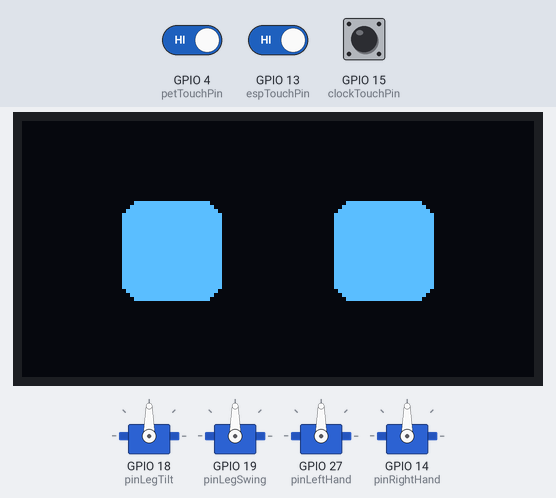
A sketch run on a simulated ESP32. Parts: 128×64 one-colour display, 4 × servo. The inputs (shaded band) are chosen by the test bench; at power-on: GPIO 15 (clockTouchPin) HIGH, GPIO 4 (petTouchPin) HIGH, GPIO 13 (espTouchPin) HIGH. WiFi joins after 1.5 s; servers stay silent unless stated; the local clock reads 2024-03-15 10:24:30 at power-on unless the sketch sets it; what the sketch prints to the serial monitor is not drawn.

Above: at 2.7 s.
2.8 s: GPIO 15 (clockTouchPin) pulled LOW for 0.15 s
At 4.2 s:
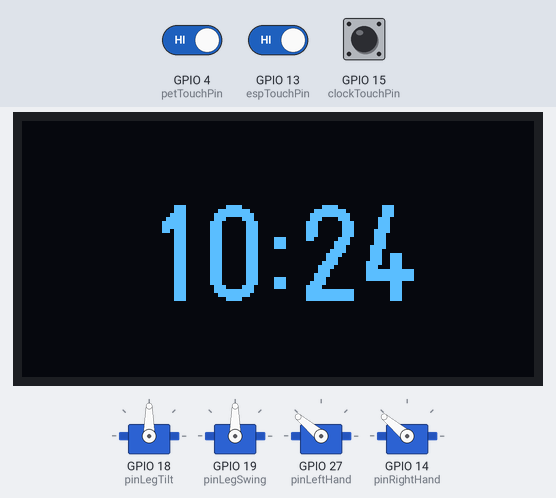
5.9 s: GPIO 4 (petTouchPin) driven LOW and GPIO 13 (espTouchPin) driven LOW
8.9 s: GPIO 4 (petTouchPin) driven HIGH
At 11.0 s:
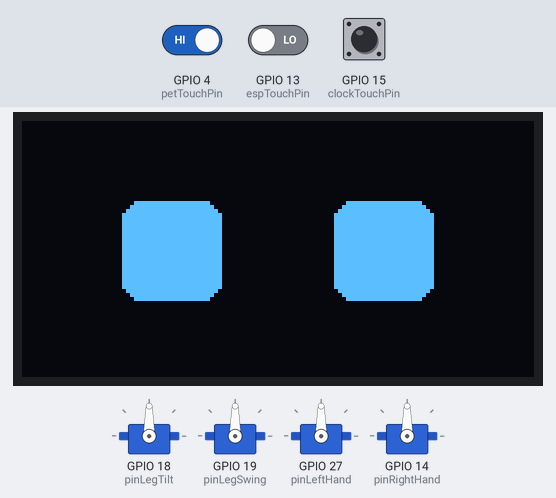
11.3 s: GPIO 4 (petTouchPin) driven LOW
At 11.65 s:
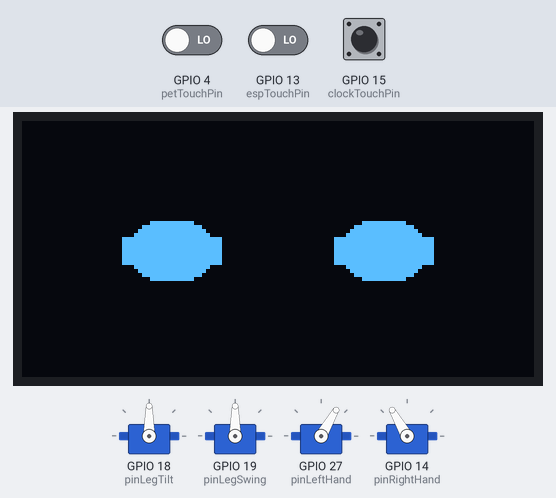
13.4 s: GPIO 15 (clockTouchPin) pulled LOW for 1 s
At 17.0 s:
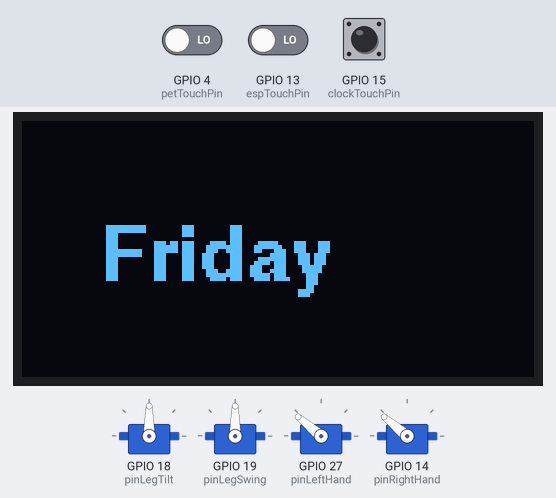
Timing chart, 0 to 18.4 s (numbered marks = the images above; inputs shaded):
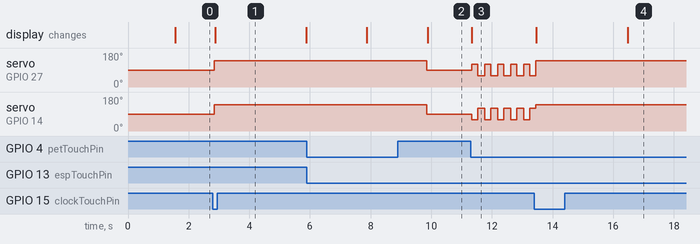

The sketch:

TRANSMITTER.ino
```cpp
#include <Wire.h>
#include <U8g2lib.h>
#include <ESP32Servo.h>
#include <WiFi.h>
#include "time.h"
#include <esp_now.h>
#include <esp_wifi.h>

// -------- WIFI --------
const char* ssid     = "D_Office 2.4GHz";
const char* password = "ducat@2024";
const char* ntpServer = "pool.ntp.org";
const long  gmtOffset_sec = 19800;
const int   daylightOffset_sec = 0;

// -------- OLED --------
U8G2_SH1106_128X64_NONAME_F_HW_I2C u8g2(U8G2_R0, U8X8_PIN_NONE);

// -------- SERVOS --------
Servo legTilt, legSwing, leftHand, rightHand;
const int pinLegTilt = 18, pinLegSwing = 19, pinLeftHand = 27, pinRightHand = 14;

// -------- TOUCH --------
const int petTouchPin = 4;
const int clockTouchPin = 15;
const int espTouchPin = 13;

int threshold = 40;

// -------- ESP-NOW --------
uint8_t receiverMAC[] = {0x24,0x6F,0x28,0xAA,0xBB,0xCC}; // PUT YOUR MAC

typedef struct {
  bool ledState;
} struct_message;

struct_message msg;
bool ledState = false;
bool lastTouchState = false;

// ✅ NEW CALLBACK (FIXED)
void OnDataSent(const wifi_tx_info_t *info, esp_now_send_status_t status) {
  Serial.println(status == ESP_NOW_SEND_SUCCESS ? "ESP SENT" : "ESP FAIL");
}

// -------- SETUP --------
void setup() {
  Serial.begin(115200);
  u8g2.begin();

  WiFi.begin(ssid, password);
  while (WiFi.status() != WL_CONNECTED) delay(300);

  configTime(gmtOffset_sec, daylightOffset_sec, ntpServer);

  // ESP NOW
  WiFi.mode(WIFI_STA);
  esp_now_init();
  esp_now_register_send_cb(OnDataSent);

  esp_now_peer_info_t peerInfo = {};
  memcpy(peerInfo.peer_addr, receiverMAC, 6);
  esp_now_add_peer(&peerInfo);

  // SERVOS
  ESP32PWM::allocateTimer(0);
  ESP32PWM::allocateTimer(1);
  ESP32PWM::allocateTimer(2);
  ESP32PWM::allocateTimer(3);

  legTilt.attach(pinLegTilt);
  legSwing.attach(pinLegSwing);
  leftHand.attach(pinLeftHand);
  rightHand.attach(pinRightHand);

  centerAll();
}

// -------- FUNCTIONS --------
void centerAll() {
  legTilt.write(90);
  legSwing.write(90);
  leftHand.write(90);
  rightHand.write(90);
}

// ✅ FULL TIME + DAY + DATE
void showDateTime() {
  struct tm timeinfo;

  // TIME
  unsigned long t = millis();
  while (millis() - t < 3000) {
    if (!getLocalTime(&timeinfo)) return;

    char timeStr[10];
    strftime(timeStr, 10, "%H:%M", &timeinfo);

    u8g2.clearBuffer();
    u8g2.setFont(u8g2_font_logisoso24_tn);
    u8g2.drawStr(30, 45, timeStr);
    u8g2.sendBuffer();
  }

  // DAY
  t = millis();
  while (millis() - t < 2000) {
    if (!getLocalTime(&timeinfo)) return;

    char dayStr[20];
    strftime(dayStr, 20, "%A", &timeinfo);

    u8g2.clearBuffer();
    u8g2.setFont(u8g2_font_helvB14_tr);
    u8g2.drawStr(20, 40, dayStr);
    u8g2.sendBuffer();
  }

  // DATE
  t = millis();
  while (millis() - t < 2000) {
    if (!getLocalTime(&timeinfo)) return;

    char dateStr[20];
    strftime(dateStr, 20, "%d %b %Y", &timeinfo);

    u8g2.clearBuffer();
    u8g2.setFont(u8g2_font_helvB14_tr);
    u8g2.drawStr(10, 40, dateStr);
    u8g2.sendBuffer();
  }
}

// -------- LOOP --------
void loop() {
  int petVal = touchRead(petTouchPin);
  int clockVal = touchRead(clockTouchPin);
  int espVal = touchRead(espTouchPin);

  Serial.printf("P:%d C:%d E:%d\n", petVal, clockVal, espVal);

  // 🔥 ESP-NOW (EDGE DETECTION FIX)
  bool currentTouch = (espVal < threshold && espVal > 0);

  if (currentTouch && !lastTouchState) {
    ledState = !ledState;
    msg.ledState = ledState;
    esp_now_send(receiverMAC, (uint8_t*)&msg, sizeof(msg));
    Serial.println("ESP TOGGLE SENT");
  }
  lastTouchState = currentTouch;

  // CLOCK
  if (clockVal < threshold && clockVal > 0) {
    leftHand.write(140);
    rightHand.write(140);
    showDateTime();
    centerAll();
  }

  // PETTING (FACE ANIMATION RESTORED)
  else if (petVal < threshold && petVal > 0) {
    u8g2.clearBuffer();
    u8g2.drawRBox(25, 25, 25, 15, 10);
    u8g2.drawRBox(78, 25, 25, 15, 10);
    u8g2.sendBuffer();

    leftHand.write(120); rightHand.write(60); delay(200);
    leftHand.write(60); rightHand.write(120); delay(200);
  }

  // NORMAL FACE
  else {
    u8g2.clearBuffer();
    u8g2.drawRBox(25, 20, 25, 25, 5);
    u8g2.drawRBox(78, 20, 25, 25, 5);
    u8g2.sendBuffer();

    centerAll();
    delay(120);
  }
}
```

Measured:
- after the input at 2.8 s, servo on GPIO 27 (pinLeftHand), servo on GPIO 14 (pinRightHand): 90° → 140° at once; the display: changes after 0.07 s (image 1)
- after the input at 8.9 s, servo on GPIO 27 (pinLeftHand), servo on GPIO 14 (pinRightHand): goes on until 9.9 s, then stays 90°; the display: changes after 0.98 s (image 2)
- after the input at 11.3 s, servo on GPIO 27 (pinLeftHand): alternates 120° for 0.20 s and 60° for 0.23 s, starting at once; servo on GPIO 14 (pinRightHand): alternates 120° for 0.23 s and 60° for 0.20 s, starting at once; the display: first differs from a run without the input at once (image 3)
- after the input at 13.4 s, the display: first changes after 0.07 s (image 4 shows a later state)
